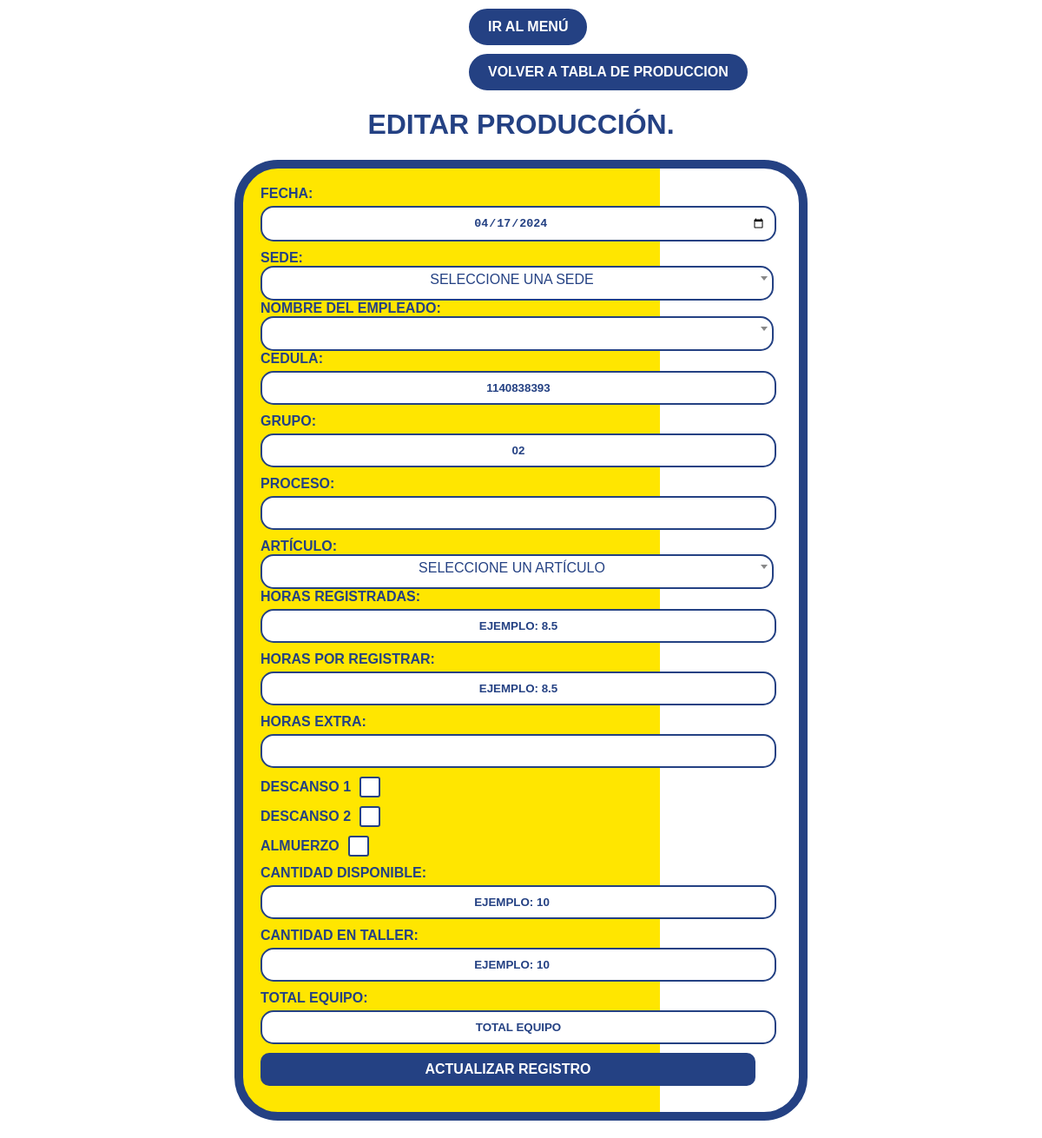
The page /productividad/produccion/editarProduccion.php?id=1 (signed in) on the database its author committed.
### tables this page shows
CREATE TABLE `produccion` (
  `id` int(11) NOT NULL,
  `sede` varchar(255) NOT NULL,
  `usuario` varchar(255) NOT NULL,
  `fecha` date NOT NULL,
  `cedula` int(11) NOT NULL,
  `empleado` varchar(255) NOT NULL,
  `cod_grupo` varchar(11) NOT NULL,
  `grupo` varchar(255) NOT NULL,
  `cod_articulo` varchar(11) NOT NULL,
  `articulo` varchar(255) NOT NULL,
  `t_estandar` decimal(11,2) NOT NULL,
  `nombre_estandar` varchar(255) NOT NULL,
  `hora_inicio` time NOT NULL,
  `hora_fin` time NOT NULL,
  `tiempoLaborado` int(11) NOT NULL,
  `descanso1` varchar(5) NOT NULL,
  `descanso2` varchar(5) NOT NULL,
  `almuerzo` varchar(5) NOT NULL,
  `tiempoReal` int(11) NOT NULL,
  `horasExtra` int(11) NOT NULL,
  `eq_disponible` int(11) NOT NULL,
  `eq_taller` int(11) NOT NULL,
  `observaciones` text NOT NULL
);

### productividad/produccion/editarProduccion.php (the view, shortened to what this page needs)
<?php
$server = "localhost";
$user = "root";
$pass = "";
$db = "datosgenerales";
$conn = new mysqli($server, $user, $pass, $db);
$id = $_GET['id'];
$consulta = "SELECT * FROM produccion WHERE id = $id";
$resultado = $conn->query($consulta);
if ($resultado->num_rows > 0) {
    $fila = $resultado->fetch_assoc();
    $fecha = $fila['fecha'];
    $cedula = $fila['cedula'];
    $grupo = $fila['grupo'];
    $proceso = $fila['proceso'];
    $cDisponible = $fila['cDisponible'];
    $cTaller = $fila['cTaller'];
} else {
    echo "REGISTRO NO ENCONTRADO.";
}
?>
<!DOCTYPE html>
<html lang="es">
<head>
    <link href="https://cdn.jsdelivr.net/npm/select2@4.1.0-rc.0/dist/css/select2.min.css" rel="stylesheet" />
</head>
<body>
    <a href="/productividad/menu.php">
        <button>
            IR AL MENÚ
        </button>
    </a>
    <a href="tablaProduccion.php"><button type="button">VOLVER A TABLA DE PRODUCCION</button></a>
    <h1>EDITAR PRODUCCIÓN.</h1>
    <form method="post">
        <label for="fecha" class="front-label">FECHA:</label>
        <input type="date" id="fecha" name="fecha" value="<?php echo $fecha; ?>" required>
        <label for="sedeSelect" class="front-label">SEDE:</label>
<label for="nombreSelect" class="front-label">NOMBRE DEL EMPLEADO:</label>
        <label for="cedula" class="front-label">CEDULA:</label>
        <input type="text" id="cedula" name="cedula" value="<?php echo $cedula; ?>" required>
        <label for="grupo" class="front-label">GRUPO:</label>
        <input type="text" id="grupo" name="grupo" value="<?php echo $grupo; ?>" required>
        <label for="proceso" class="front-label">PROCESO:</label>
        <input type="text" id="proceso" name="proceso" value="<?php echo $proceso; ?>" required>
        <label for="articuloSelect" class="front-label">ARTÍCULO:</label>
         <label for="hRegistradas" class="front-label">HORAS REGISTRADAS:</label>
        <input type="decimal" id="hRegistradas" name="hRegistradas" oninput="calcularHorasExtra()" placeholder="EJEMPLO: 8.5">
        <label for="hRegistrar" class="front-label">HORAS POR REGISTRAR:</label>
        <input type="decimal" id="hRegistrar" name="hRegistrar" oninput="calcularHorasExtra()" placeholder="EJEMPLO: 8.5">
        <label for="horasExtra" class="front-label">HORAS EXTRA:</label>
        <input type="decimal" id="horasExtra" name="horasExtra" placeholder="" readonly>
        <div class="checkbox-container">
            <label class="checkbox-label" for="descansoUno">DESCANSO 1</label>
            <span class="checkmark"></span>
        </div>
        <div class="checkbox-container">
            <label class="checkbox-label" for="descansoDos">DESCANSO 2</label>
            <span class="checkmark"></span>
        </div>
        <div class="checkbox-container">
            <label class="checkbox-label" for="almuerzo">ALMUERZO</label>
            <span class="checkmark"></span>
        </div>
        <label for="cDisponible" class="front-label">CANTIDAD DISPONIBLE:</label>
<input type="number" id="cDisponible" name="cDisponible" placeholder="EJEMPLO: 10" value="<?php echo $cDisponible; ?>" oninput="calcularSuma()">
<label for="cTaller" class="front-label">CANTIDAD EN TALLER:</label>
<input type="number" id="cTaller" name="cTaller" placeholder="EJEMPLO: 10" value="<?php echo $cTaller; ?>" oninput="calcularSuma()">
<label for="tEquipo" class="front-label">TOTAL EQUIPO:</label>
<input type="text" id="tEquipo" name="tEquipo" placeholder="TOTAL EQUIPO" readonly>
        <input type="submit" value="ACTUALIZAR REGISTRO">
    </form>
</body>
</html>

### productividad/produccion/editarProduccion.php (style rules this page uses)
body { background-color: #FFFFFF; color: #000000; font-family: Arial, sans-serif; margin: 0; }
h1, h2 { text-align: center; color: #244183; }
form { max-width: 600px; margin: 20px auto; padding: 20px; border: 10px solid #244183; border-radius: 50px; position: relative; background: linear-gradient(to right, #ffe600, #ffe600 75%, transparent 50%); overflow: hidden; }
form::before { content: ''; position: absolute; top: 0; bottom: 0; left: 50%; border-left: 20px solid #244183; transform: translateX(-50%); z-index: -1; background-color: transparent; border-left: none; width: 75%; }
label.front-label, select.front-select { text-align: center; color: #244183; font-weight: bold; }
input, select { font-weight: bold; color: #244183; display: block; margin-bottom: 10px; text-align: center; position: relative; z-index: 2; width: 95%; padding: 10px; margin-top: 5px; border: 2px solid #244183; border-radius: 15px; }
input::placeholder { color: #244183; }
input[type="submit"] { cursor: pointer; background-color: #244183; color: #FFFFFF; padding: 10px 20px; border: none; border-radius: 10px; font-size: 16px; font-weight: bold; transition: background-color 0.3s ease; }
.checkbox-container { display: flex; align-items: center; margin-bottom: 10px; }
.checkbox-label { margin-right: 10px; font-weight: bold; color: #244183; }
.checkmark { position: relative; display: inline-block; width: 20px; height: 20px; background-color: #fff; border: 2px solid #244183; border-radius: 3px; }
button { background-color: #244183; color: #FFFFFF; padding: 10px 20px; border: 2px solid #244183; position: relative; left: 45%; margin-top: 10px; border-radius: 30px; cursor: pointer; font-size: 16px; font-weight: bold; transition: background-color 0.3s, color 0.3s, border-color 0.3s; display: block; }
a { text-decoration: none; }

### rows shown on the page
produccion: fecha "04/17/2024", cedula "1140838393", grupo "02"
